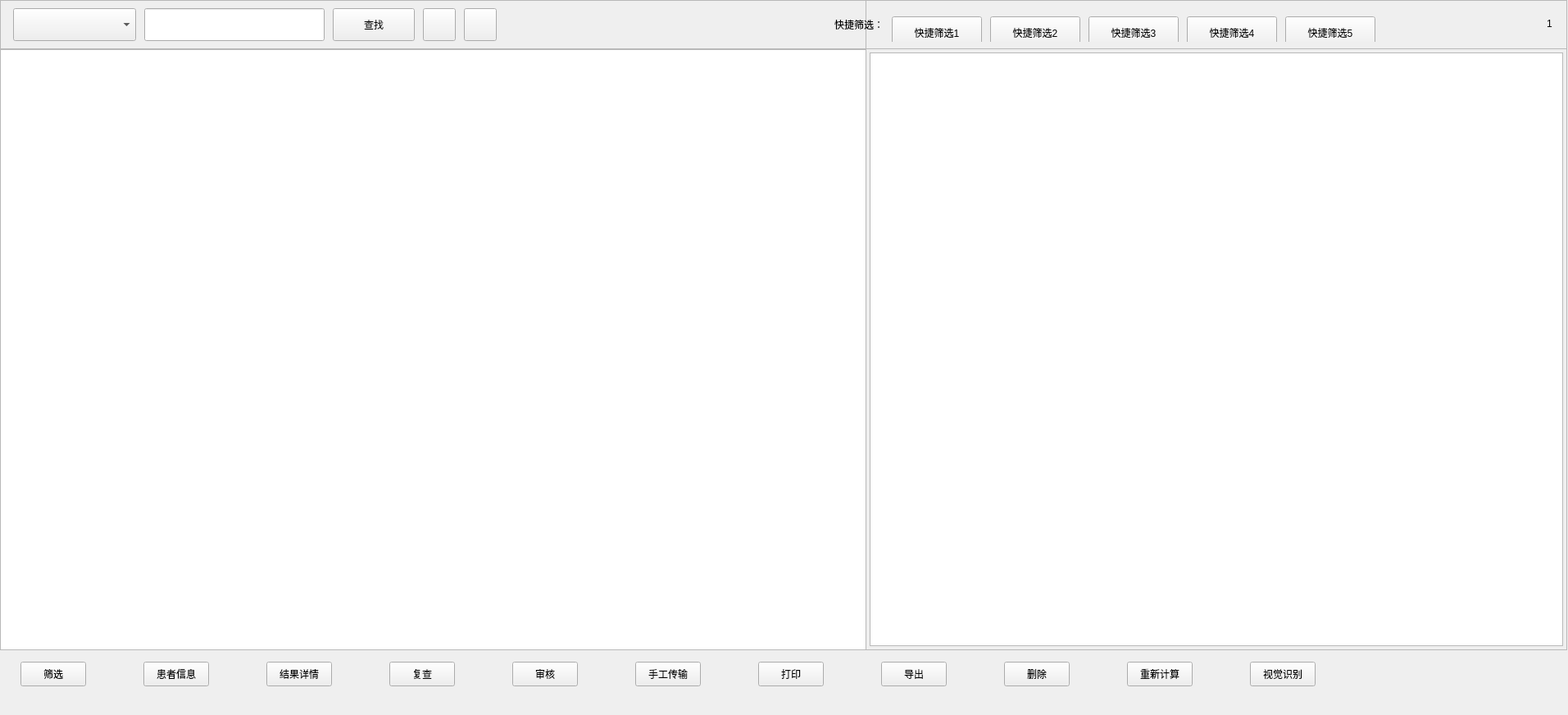
<?xml version="1.0" encoding="UTF-8"?>
<ui version="4.0">
 <class>QSampleDataBrowse</class>
 <widget class="QWidget" name="QSampleDataBrowse">
  <property name="geometry">
   <rect>
    <x>0</x>
    <y>0</y>
    <width>1913</width>
    <height>872</height>
   </rect>
  </property>
  <property name="windowTitle">
   <string>QSampleDataBrowse</string>
  </property>
  <property name="styleSheet">
   <string notr="true"/>
  </property>
  <widget class="QStackedWidget" name="stackedWidget">
   <property name="geometry">
    <rect>
     <x>0</x>
     <y>0</y>
     <width>1920</width>
     <height>840</height>
    </rect>
   </property>
   <property name="currentIndex">
    <number>0</number>
   </property>
   <widget class="QWidget" name="show_sample">
    <widget class="QTableView" name="sample_list">
     <property name="geometry">
      <rect>
       <x>0</x>
       <y>60</y>
       <width>1057</width>
       <height>733</height>
      </rect>
     </property>
     <property name="styleSheet">
      <string notr="true"/>
     </property>
     <property name="verticalScrollBarPolicy">
      <enum>Qt::ScrollBarAsNeeded</enum>
     </property>
     <property name="horizontalScrollBarPolicy">
      <enum>Qt::ScrollBarAsNeeded</enum>
     </property>
     <property name="showGrid">
      <bool>false</bool>
     </property>
     <attribute name="horizontalHeaderDefaultSectionSize">
      <number>300</number>
     </attribute>
     <attribute name="horizontalHeaderStretchLastSection">
      <bool>true</bool>
     </attribute>
     <attribute name="verticalHeaderDefaultSectionSize">
      <number>43</number>
     </attribute>
    </widget>
    <widget class="QTableView" name="assay_list">
     <property name="geometry">
      <rect>
       <x>1061</x>
       <y>64</y>
       <width>846</width>
       <height>724</height>
      </rect>
     </property>
     <property name="styleSheet">
      <string notr="true"/>
     </property>
     <property name="verticalScrollBarPolicy">
      <enum>Qt::ScrollBarAsNeeded</enum>
     </property>
     <property name="horizontalScrollBarPolicy">
      <enum>Qt::ScrollBarAsNeeded</enum>
     </property>
     <property name="horizontalScrollMode">
      <enum>QAbstractItemView::ScrollPerPixel</enum>
     </property>
     <property name="showGrid">
      <bool>false</bool>
     </property>
     <attribute name="horizontalHeaderDefaultSectionSize">
      <number>85</number>
     </attribute>
     <attribute name="horizontalHeaderStretchLastSection">
      <bool>false</bool>
     </attribute>
     <attribute name="verticalHeaderCascadingSectionResizes">
      <bool>true</bool>
     </attribute>
     <attribute name="verticalHeaderDefaultSectionSize">
      <number>43</number>
     </attribute>
    </widget>
    <widget class="QFrame" name="line_v_5">
     <property name="geometry">
      <rect>
       <x>1056</x>
       <y>0</y>
       <width>1</width>
       <height>792</height>
      </rect>
     </property>
     <property name="frameShape">
      <enum>QFrame::StyledPanel</enum>
     </property>
     <property name="frameShadow">
      <enum>QFrame::Raised</enum>
     </property>
     <property name="lines" stdset="0">
      <string>solid</string>
     </property>
    </widget>
    <widget class="QFrame" name="line_v_3">
     <property name="geometry">
      <rect>
       <x>1061</x>
       <y>65</y>
       <width>1</width>
       <height>723</height>
      </rect>
     </property>
     <property name="frameShape">
      <enum>QFrame::StyledPanel</enum>
     </property>
     <property name="frameShadow">
      <enum>QFrame::Raised</enum>
     </property>
     <property name="lines" stdset="0">
      <string>solid</string>
     </property>
    </widget>
    <widget class="QFrame" name="line_h_4">
     <property name="geometry">
      <rect>
       <x>1061</x>
       <y>787</y>
       <width>846</width>
       <height>1</height>
      </rect>
     </property>
     <property name="frameShape">
      <enum>QFrame::StyledPanel</enum>
     </property>
     <property name="frameShadow">
      <enum>QFrame::Raised</enum>
     </property>
     <property name="lines" stdset="0">
      <string>solid</string>
     </property>
    </widget>
    <widget class="QFrame" name="line_v_2">
     <property name="geometry">
      <rect>
       <x>1911</x>
       <y>0</y>
       <width>1</width>
       <height>792</height>
      </rect>
     </property>
     <property name="frameShape">
      <enum>QFrame::StyledPanel</enum>
     </property>
     <property name="frameShadow">
      <enum>QFrame::Raised</enum>
     </property>
     <property name="lines" stdset="0">
      <string>solid</string>
     </property>
    </widget>
    <widget class="QFrame" name="line_h_3">
     <property name="geometry">
      <rect>
       <x>1061</x>
       <y>64</y>
       <width>846</width>
       <height>1</height>
      </rect>
     </property>
     <property name="frameShape">
      <enum>QFrame::StyledPanel</enum>
     </property>
     <property name="frameShadow">
      <enum>QFrame::Raised</enum>
     </property>
     <property name="lines" stdset="0">
      <string>solid</string>
     </property>
    </widget>
    <widget class="QFrame" name="line_v_4">
     <property name="geometry">
      <rect>
       <x>1906</x>
       <y>65</y>
       <width>1</width>
       <height>723</height>
      </rect>
     </property>
     <property name="frameShape">
      <enum>QFrame::StyledPanel</enum>
     </property>
     <property name="frameShadow">
      <enum>QFrame::Raised</enum>
     </property>
     <property name="lines" stdset="0">
      <string>solid</string>
     </property>
    </widget>
   </widget>
   <widget class="QWidget" name="show_assay">
    <widget class="QTableView" name="show_assay_list">
     <property name="geometry">
      <rect>
       <x>0</x>
       <y>60</y>
       <width>1912</width>
       <height>733</height>
      </rect>
     </property>
     <property name="showGrid">
      <bool>false</bool>
     </property>
     <attribute name="horizontalHeaderDefaultSectionSize">
      <number>115</number>
     </attribute>
     <attribute name="horizontalHeaderStretchLastSection">
      <bool>true</bool>
     </attribute>
     <attribute name="verticalHeaderDefaultSectionSize">
      <number>43</number>
     </attribute>
    </widget>
    <widget class="QFrame" name="line_v_7">
     <property name="geometry">
      <rect>
       <x>1911</x>
       <y>0</y>
       <width>1</width>
       <height>792</height>
      </rect>
     </property>
     <property name="frameShape">
      <enum>QFrame::StyledPanel</enum>
     </property>
     <property name="frameShadow">
      <enum>QFrame::Raised</enum>
     </property>
     <property name="lines" stdset="0">
      <string>solid</string>
     </property>
    </widget>
   </widget>
  </widget>
  <widget class="QFrame" name="line_h">
   <property name="geometry">
    <rect>
     <x>0</x>
     <y>0</y>
     <width>1912</width>
     <height>1</height>
    </rect>
   </property>
   <property name="frameShape">
    <enum>QFrame::StyledPanel</enum>
   </property>
   <property name="frameShadow">
    <enum>QFrame::Raised</enum>
   </property>
   <property name="lines" stdset="0">
    <string>solid</string>
   </property>
  </widget>
  <widget class="QFrame" name="line_h_2">
   <property name="geometry">
    <rect>
     <x>0</x>
     <y>792</y>
     <width>1912</width>
     <height>1</height>
    </rect>
   </property>
   <property name="frameShape">
    <enum>QFrame::StyledPanel</enum>
   </property>
   <property name="frameShadow">
    <enum>QFrame::Raised</enum>
   </property>
   <property name="lines" stdset="0">
    <string>solid</string>
   </property>
  </widget>
  <widget class="QFrame" name="line_v">
   <property name="geometry">
    <rect>
     <x>0</x>
     <y>0</y>
     <width>1</width>
     <height>792</height>
    </rect>
   </property>
   <property name="frameShape">
    <enum>QFrame::StyledPanel</enum>
   </property>
   <property name="frameShadow">
    <enum>QFrame::Raised</enum>
   </property>
   <property name="lines" stdset="0">
    <string>solid</string>
   </property>
  </widget>
  <widget class="QWidget" name="widget" native="true">
   <property name="geometry">
    <rect>
     <x>1</x>
     <y>1</y>
     <width>1910</width>
     <height>59</height>
    </rect>
   </property>
   <property name="styleSheet">
    <string notr="true"/>
   </property>
   <property name="bks" stdset="0">
    <string notr="true">gray</string>
   </property>
   <widget class="QWidget" name="widget_2" native="true">
    <property name="geometry">
     <rect>
      <x>967</x>
      <y>8</y>
      <width>940</width>
      <height>60</height>
     </rect>
    </property>
    <property name="minimumSize">
     <size>
      <width>0</width>
      <height>60</height>
     </size>
    </property>
    <property name="maximumSize">
     <size>
      <width>16777215</width>
      <height>60</height>
     </size>
    </property>
    <widget class="QWidget" name="layoutWidget">
     <property name="geometry">
      <rect>
       <x>0</x>
       <y>0</y>
       <width>721</width>
       <height>42</height>
      </rect>
     </property>
     <layout class="QHBoxLayout" name="horizontalLayout">
      <property name="spacing">
       <number>10</number>
      </property>
      <item>
       <spacer name="horizontalSpacer_3">
        <property name="orientation">
         <enum>Qt::Horizontal</enum>
        </property>
        <property name="sizeHint" stdset="0">
         <size>
          <width>40</width>
          <height>20</height>
         </size>
        </property>
       </spacer>
      </item>
      <item>
       <widget class="QLabel" name="label">
        <property name="text">
         <string>快捷筛选：</string>
        </property>
       </widget>
      </item>
      <item>
       <widget class="QPushButton" name="pushButton_3">
        <property name="minimumSize">
         <size>
          <width>110</width>
          <height>40</height>
         </size>
        </property>
        <property name="maximumSize">
         <size>
          <width>16777215</width>
          <height>16777215</height>
         </size>
        </property>
        <property name="text">
         <string>快捷筛选1</string>
        </property>
        <property name="checkable">
         <bool>true</bool>
        </property>
        <property name="autoExclusive">
         <bool>false</bool>
        </property>
        <property name="buttons" stdset="0">
         <string notr="true">flat_btn</string>
        </property>
       </widget>
      </item>
      <item>
       <widget class="QPushButton" name="pushButton_8">
        <property name="minimumSize">
         <size>
          <width>110</width>
          <height>40</height>
         </size>
        </property>
        <property name="maximumSize">
         <size>
          <width>16777215</width>
          <height>16777215</height>
         </size>
        </property>
        <property name="text">
         <string>快捷筛选2</string>
        </property>
        <property name="checkable">
         <bool>true</bool>
        </property>
        <property name="autoExclusive">
         <bool>false</bool>
        </property>
        <property name="buttons" stdset="0">
         <string notr="true">flat_btn</string>
        </property>
       </widget>
      </item>
      <item>
       <widget class="QPushButton" name="pushButton_9">
        <property name="minimumSize">
         <size>
          <width>110</width>
          <height>40</height>
         </size>
        </property>
        <property name="maximumSize">
         <size>
          <width>16777215</width>
          <height>16777215</height>
         </size>
        </property>
        <property name="text">
         <string>快捷筛选3</string>
        </property>
        <property name="checkable">
         <bool>true</bool>
        </property>
        <property name="autoExclusive">
         <bool>false</bool>
        </property>
        <property name="buttons" stdset="0">
         <string notr="true">flat_btn</string>
        </property>
       </widget>
      </item>
      <item>
       <widget class="QPushButton" name="pushButton_13">
        <property name="minimumSize">
         <size>
          <width>110</width>
          <height>40</height>
         </size>
        </property>
        <property name="maximumSize">
         <size>
          <width>16777215</width>
          <height>16777215</height>
         </size>
        </property>
        <property name="focusPolicy">
         <enum>Qt::ClickFocus</enum>
        </property>
        <property name="text">
         <string>快捷筛选4</string>
        </property>
        <property name="checkable">
         <bool>true</bool>
        </property>
        <property name="autoExclusive">
         <bool>false</bool>
        </property>
        <property name="buttons" stdset="0">
         <string notr="true">flat_btn</string>
        </property>
       </widget>
      </item>
      <item>
       <widget class="QPushButton" name="pushButton_14">
        <property name="minimumSize">
         <size>
          <width>110</width>
          <height>40</height>
         </size>
        </property>
        <property name="maximumSize">
         <size>
          <width>16777215</width>
          <height>16777215</height>
         </size>
        </property>
        <property name="text">
         <string>快捷筛选5</string>
        </property>
        <property name="checkable">
         <bool>true</bool>
        </property>
        <property name="autoExclusive">
         <bool>false</bool>
        </property>
        <property name="buttons" stdset="0">
         <string notr="true">flat_btn</string>
        </property>
       </widget>
      </item>
     </layout>
    </widget>
    <widget class="QWidget" name="layoutWidget_3">
     <property name="geometry">
      <rect>
       <x>730</x>
       <y>0</y>
       <width>201</width>
       <height>40</height>
      </rect>
     </property>
     <layout class="QHBoxLayout" name="horizontalLayout_5">
      <property name="spacing">
       <number>0</number>
      </property>
      <property name="rightMargin">
       <number>5</number>
      </property>
      <item>
       <spacer name="horizontalSpacer_5">
        <property name="orientation">
         <enum>Qt::Horizontal</enum>
        </property>
        <property name="sizeType">
         <enum>QSizePolicy::Expanding</enum>
        </property>
        <property name="sizeHint" stdset="0">
         <size>
          <width>95</width>
          <height>20</height>
         </size>
        </property>
       </spacer>
      </item>
      <item>
       <widget class="QLabel" name="sample_num_statistics">
        <property name="text">
         <string>1</string>
        </property>
        <property name="fonts" stdset="0">
         <string notr="true">16</string>
        </property>
       </widget>
      </item>
     </layout>
    </widget>
   </widget>
   <widget class="QWidget" name="widget_3" native="true">
    <property name="geometry">
     <rect>
      <x>15</x>
      <y>9</y>
      <width>761</width>
      <height>41</height>
     </rect>
    </property>
    <layout class="QHBoxLayout" name="horizontalLayout_3">
     <property name="spacing">
      <number>10</number>
     </property>
     <property name="leftMargin">
      <number>0</number>
     </property>
     <property name="topMargin">
      <number>0</number>
     </property>
     <property name="rightMargin">
      <number>0</number>
     </property>
     <property name="bottomMargin">
      <number>0</number>
     </property>
     <item>
      <widget class="QComboBox" name="comboBox">
       <property name="minimumSize">
        <size>
         <width>150</width>
         <height>40</height>
        </size>
       </property>
       <property name="maximumSize">
        <size>
         <width>16777215</width>
         <height>40</height>
        </size>
       </property>
       <property name="borders" stdset="0">
        <string notr="true">radius</string>
       </property>
      </widget>
     </item>
     <item>
      <widget class="LineEdit" name="lineEdit">
       <property name="minimumSize">
        <size>
         <width>220</width>
         <height>40</height>
        </size>
       </property>
       <property name="maximumSize">
        <size>
         <width>16777215</width>
         <height>40</height>
        </size>
       </property>
       <property name="styleSheet">
        <string notr="true"/>
       </property>
       <property name="borders" stdset="0">
        <string notr="true">radius</string>
       </property>
      </widget>
     </item>
     <item>
      <widget class="QPushButton" name="seach_btn">
       <property name="minimumSize">
        <size>
         <width>100</width>
         <height>40</height>
        </size>
       </property>
       <property name="maximumSize">
        <size>
         <width>100</width>
         <height>40</height>
        </size>
       </property>
       <property name="text">
        <string>查找</string>
       </property>
       <property name="buttons" stdset="0">
        <string notr="true">flat_btn</string>
       </property>
      </widget>
     </item>
     <item>
      <widget class="QPushButton" name="btn_pre">
       <property name="minimumSize">
        <size>
         <width>40</width>
         <height>40</height>
        </size>
       </property>
       <property name="maximumSize">
        <size>
         <width>40</width>
         <height>40</height>
        </size>
       </property>
       <property name="text">
        <string/>
       </property>
       <property name="buttons" stdset="0">
        <string notr="true">flat_btn</string>
       </property>
       <property name="bks" stdset="0">
        <string notr="true">btn_pre</string>
       </property>
      </widget>
     </item>
     <item>
      <widget class="QPushButton" name="btn_next">
       <property name="minimumSize">
        <size>
         <width>40</width>
         <height>40</height>
        </size>
       </property>
       <property name="maximumSize">
        <size>
         <width>40</width>
         <height>40</height>
        </size>
       </property>
       <property name="text">
        <string/>
       </property>
       <property name="buttons" stdset="0">
        <string notr="true">flat_btn</string>
       </property>
       <property name="bks" stdset="0">
        <string notr="true">btn_next</string>
       </property>
      </widget>
     </item>
     <item>
      <spacer name="horizontalSpacer_2">
       <property name="orientation">
        <enum>Qt::Horizontal</enum>
       </property>
       <property name="sizeHint" stdset="0">
        <size>
         <width>40</width>
         <height>20</height>
        </size>
       </property>
      </spacer>
     </item>
    </layout>
    <zorder>comboBox</zorder>
    <zorder>lineEdit</zorder>
    <zorder>seach_btn</zorder>
    <zorder>btn_next</zorder>
    <zorder>btn_pre</zorder>
   </widget>
  </widget>
  <widget class="QFrame" name="line_h_6">
   <property name="geometry">
    <rect>
     <x>0</x>
     <y>59</y>
     <width>1912</width>
     <height>1</height>
    </rect>
   </property>
   <property name="frameShape">
    <enum>QFrame::StyledPanel</enum>
   </property>
   <property name="frameShadow">
    <enum>QFrame::Raised</enum>
   </property>
   <property name="lines" stdset="0">
    <string>solid</string>
   </property>
  </widget>
  <widget class="QWidget" name="widget_4" native="true">
   <property name="geometry">
    <rect>
     <x>25</x>
     <y>807</y>
     <width>1881</width>
     <height>30</height>
    </rect>
   </property>
   <layout class="QHBoxLayout" name="horizontalLayout_2">
    <property name="spacing">
     <number>70</number>
    </property>
    <property name="leftMargin">
     <number>0</number>
    </property>
    <property name="topMargin">
     <number>0</number>
    </property>
    <property name="rightMargin">
     <number>0</number>
    </property>
    <property name="bottomMargin">
     <number>0</number>
    </property>
    <item>
     <widget class="QPushButton" name="selectCheck">
      <property name="minimumSize">
       <size>
        <width>0</width>
        <height>30</height>
       </size>
      </property>
      <property name="maximumSize">
       <size>
        <width>16777215</width>
        <height>16777215</height>
       </size>
      </property>
      <property name="text">
       <string>筛选</string>
      </property>
      <property name="buttons" stdset="0">
       <string notr="true">flat</string>
      </property>
     </widget>
    </item>
    <item>
     <widget class="QPushButton" name="patient_btn">
      <property name="minimumSize">
       <size>
        <width>0</width>
        <height>30</height>
       </size>
      </property>
      <property name="maximumSize">
       <size>
        <width>16777215</width>
        <height>16777215</height>
       </size>
      </property>
      <property name="text">
       <string>患者信息</string>
      </property>
      <property name="buttons" stdset="0">
       <string notr="true">flat</string>
      </property>
     </widget>
    </item>
    <item>
     <widget class="QPushButton" name="result_detail_btn">
      <property name="minimumSize">
       <size>
        <width>0</width>
        <height>30</height>
       </size>
      </property>
      <property name="maximumSize">
       <size>
        <width>16777215</width>
        <height>16777215</height>
       </size>
      </property>
      <property name="text">
       <string>结果详情</string>
      </property>
      <property name="buttons" stdset="0">
       <string notr="true">flat</string>
      </property>
     </widget>
    </item>
    <item>
     <widget class="QPushButton" name="flat_recheck">
      <property name="minimumSize">
       <size>
        <width>0</width>
        <height>30</height>
       </size>
      </property>
      <property name="maximumSize">
       <size>
        <width>16777215</width>
        <height>16777215</height>
       </size>
      </property>
      <property name="text">
       <string>复查</string>
      </property>
      <property name="buttons" stdset="0">
       <string notr="true">flat</string>
      </property>
     </widget>
    </item>
    <item>
     <widget class="QPushButton" name="flat_examine">
      <property name="minimumSize">
       <size>
        <width>0</width>
        <height>30</height>
       </size>
      </property>
      <property name="maximumSize">
       <size>
        <width>16777215</width>
        <height>16777215</height>
       </size>
      </property>
      <property name="text">
       <string>审核</string>
      </property>
      <property name="buttons" stdset="0">
       <string notr="true">flat</string>
      </property>
     </widget>
    </item>
    <item>
     <widget class="QPushButton" name="flat_manual_transfer">
      <property name="minimumSize">
       <size>
        <width>0</width>
        <height>30</height>
       </size>
      </property>
      <property name="maximumSize">
       <size>
        <width>16777215</width>
        <height>16777215</height>
       </size>
      </property>
      <property name="text">
       <string>手工传输</string>
      </property>
      <property name="buttons" stdset="0">
       <string notr="true">flat</string>
      </property>
     </widget>
    </item>
    <item>
     <widget class="QPushButton" name="flat_print">
      <property name="minimumSize">
       <size>
        <width>0</width>
        <height>30</height>
       </size>
      </property>
      <property name="maximumSize">
       <size>
        <width>16777215</width>
        <height>16777215</height>
       </size>
      </property>
      <property name="text">
       <string>打印</string>
      </property>
      <property name="buttons" stdset="0">
       <string notr="true">flat</string>
      </property>
     </widget>
    </item>
    <item>
     <widget class="QPushButton" name="export_btn">
      <property name="minimumSize">
       <size>
        <width>0</width>
        <height>30</height>
       </size>
      </property>
      <property name="maximumSize">
       <size>
        <width>16777215</width>
        <height>16777215</height>
       </size>
      </property>
      <property name="text">
       <string>导出</string>
      </property>
      <property name="buttons" stdset="0">
       <string notr="true">flat</string>
      </property>
     </widget>
    </item>
    <item>
     <widget class="QPushButton" name="del_Button">
      <property name="minimumSize">
       <size>
        <width>0</width>
        <height>30</height>
       </size>
      </property>
      <property name="maximumSize">
       <size>
        <width>16777215</width>
        <height>16777215</height>
       </size>
      </property>
      <property name="text">
       <string>删除</string>
      </property>
      <property name="buttons" stdset="0">
       <string notr="true">flat</string>
      </property>
     </widget>
    </item>
    <item>
     <widget class="QPushButton" name="flat_recalculate">
      <property name="minimumSize">
       <size>
        <width>0</width>
        <height>30</height>
       </size>
      </property>
      <property name="maximumSize">
       <size>
        <width>16777215</width>
        <height>16777215</height>
       </size>
      </property>
      <property name="text">
       <string>重新计算</string>
      </property>
      <property name="buttons" stdset="0">
       <string notr="true">flat</string>
      </property>
     </widget>
    </item>
    <item>
     <widget class="QPushButton" name="flat_Ai">
      <property name="minimumSize">
       <size>
        <width>0</width>
        <height>30</height>
       </size>
      </property>
      <property name="maximumSize">
       <size>
        <width>16777215</width>
        <height>16777215</height>
       </size>
      </property>
      <property name="text">
       <string>视觉识别</string>
      </property>
      <property name="buttons" stdset="0">
       <string notr="true">flat</string>
      </property>
     </widget>
    </item>
    <item>
     <spacer name="horizontalSpacer">
      <property name="orientation">
       <enum>Qt::Horizontal</enum>
      </property>
      <property name="sizeHint" stdset="0">
       <size>
        <width>40</width>
        <height>20</height>
       </size>
      </property>
     </spacer>
    </item>
   </layout>
  </widget>
 </widget>
 <layoutdefault spacing="6" margin="11"/>
 <customwidgets>
  <customwidget>
   <class>LineEdit</class>
   <extends>QLineEdit</extends>
   <header>shared/CReadOnlyDelegate.h</header>
  </customwidget>
 </customwidgets>
 <resources/>
 <connections/>
</ui>
